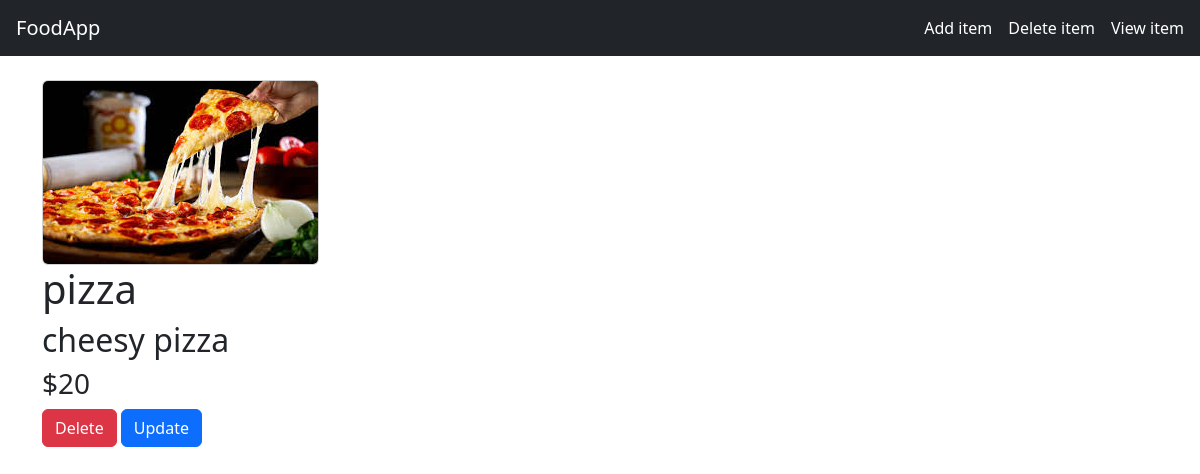
Page /food/1/ on the earlier database version.
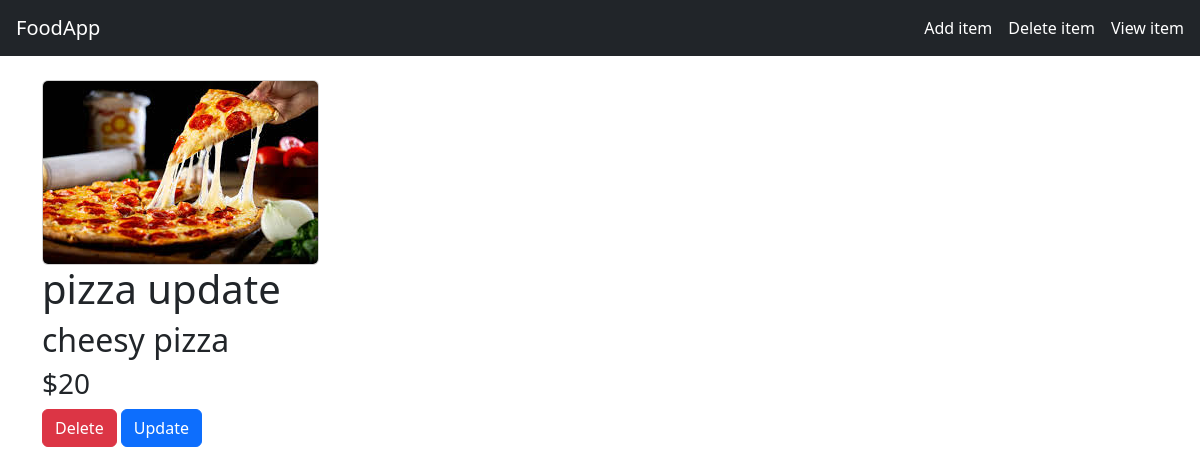
Same page on the later database version.
### food/models.py (models this page shows, shortened)
class Item(models.Model):
    item_name = models.CharField(max_length=200)
    item_desc = models.TextField()
    item_price = models.IntegerField()
    item_image = models.ImageField(upload_to='images/', default='images/pl.png')

### food/views.py (the view)
# urls.py: path('<int:item_id>/',views.detail,name='detail'),
def detail(request,item_id):
    item = Item.objects.get(pk=item_id)
    context ={
        'item':item,
    }
    return render(request,'food/detail.html',context)

### food/templates/food/detail.html (shortened to what this page needs)
{% extends "food/base.html" %}
{% load static %}
{% block body %}
<div class"container">
    <div class"row">
        <div class"col-md-6">
            <img height="300px" src="{{ item.item_image.url }}" class="card"/>
        </div>
            <div class"col-md-6">
                <h1>{{ item.item_name }}</h1>
                <h2>{{ item.item_desc }}</h2>
                <h3>${{ item.item_price }}</h3>
                <a href="{% url 'food:delete_item' item.id %}" class="btn btn-danger">Delete</a>
                <a href="{% url 'food:update_item' item.id %}" class="btn btn-primary">Update</a>
        </div>
    </div>
</div>
{% endblock %}

### food/templates/food/base.html (shortened to what this page needs)
{% load static %}
<!DOCTYPE html>
<html lang="en">
<head>
    <link rel="stylesheet" href="{% static 'food/style.css' %}">
    <link href="https://cdn.jsdelivr.net/npm/bootstrap@5.3.6/dist/css/bootstrap.min.css" rel="stylesheet">
</head>
<body>
    <nav class="navbar navbar-expand-lg navbar-dark bg-dark px-3">
        <a class="navbar-brand" href="#">FoodApp</a>
        <div class="collapse navbar-collapse justify-content-end" id="navbarItems">
            <div class="d-flex">
                <a class="nav-link text-white me-3" href="{% url 'food:create_item' %}">Add item</a>
                <a class="nav-link text-white me-3" href="#">Delete item</a>
                <a class="nav-link text-white" href="#">View item</a>
            </div>
        </div>
    </nav>
    <div class="container mt-4">
        {% block body %}
        {% endblock %}
    </div>
</body>
</html>

### food/static/food/style.css (style rules this page uses)
body { background-color: rgb(100, 100, 122); }

Differences in the rows shown:
changed Item "cheesy pizza": item_name "pizza" → "pizza update"
